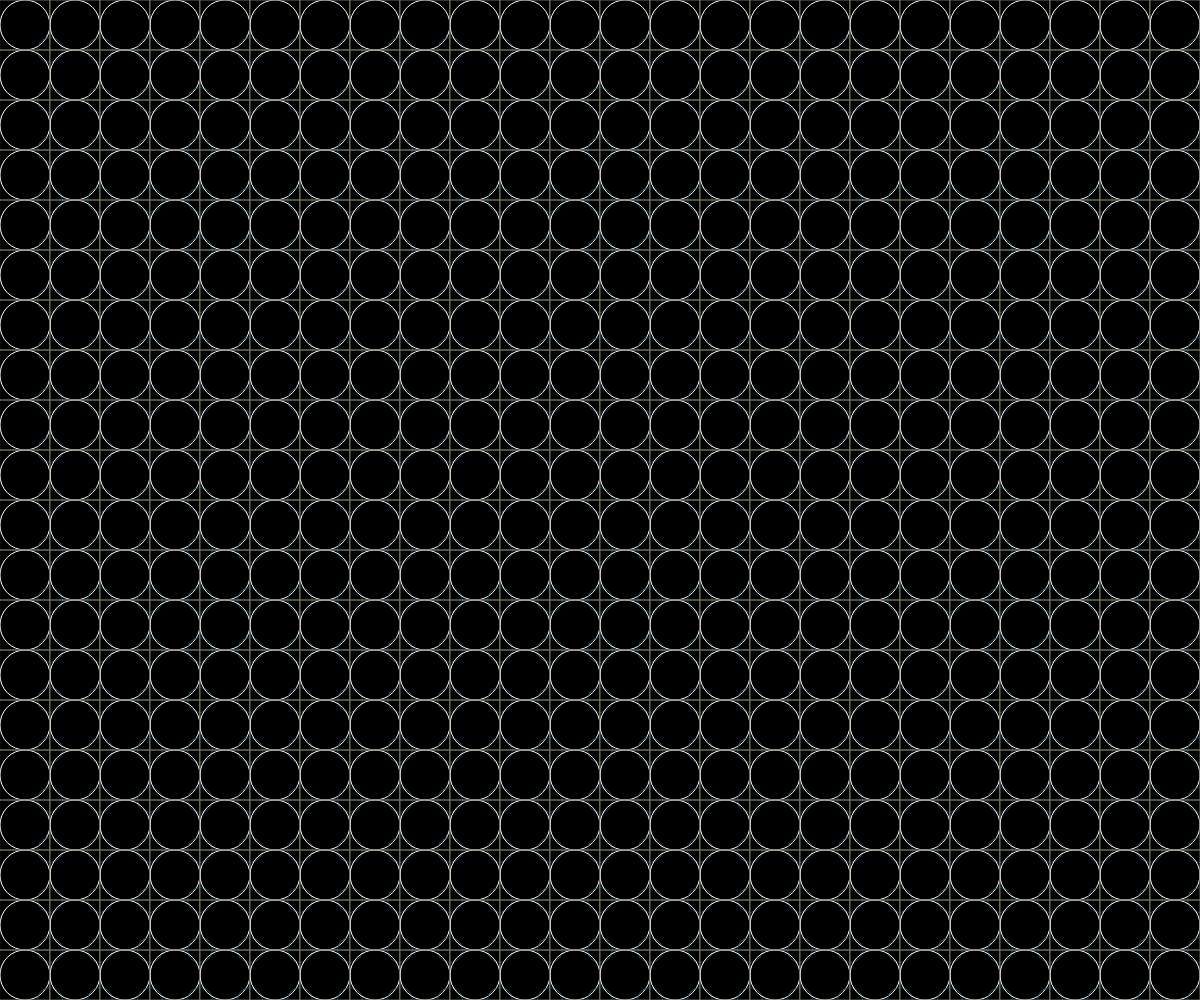
Frame 1 (no input)
Frame 60 (no input): identical to frame 1, image omitted
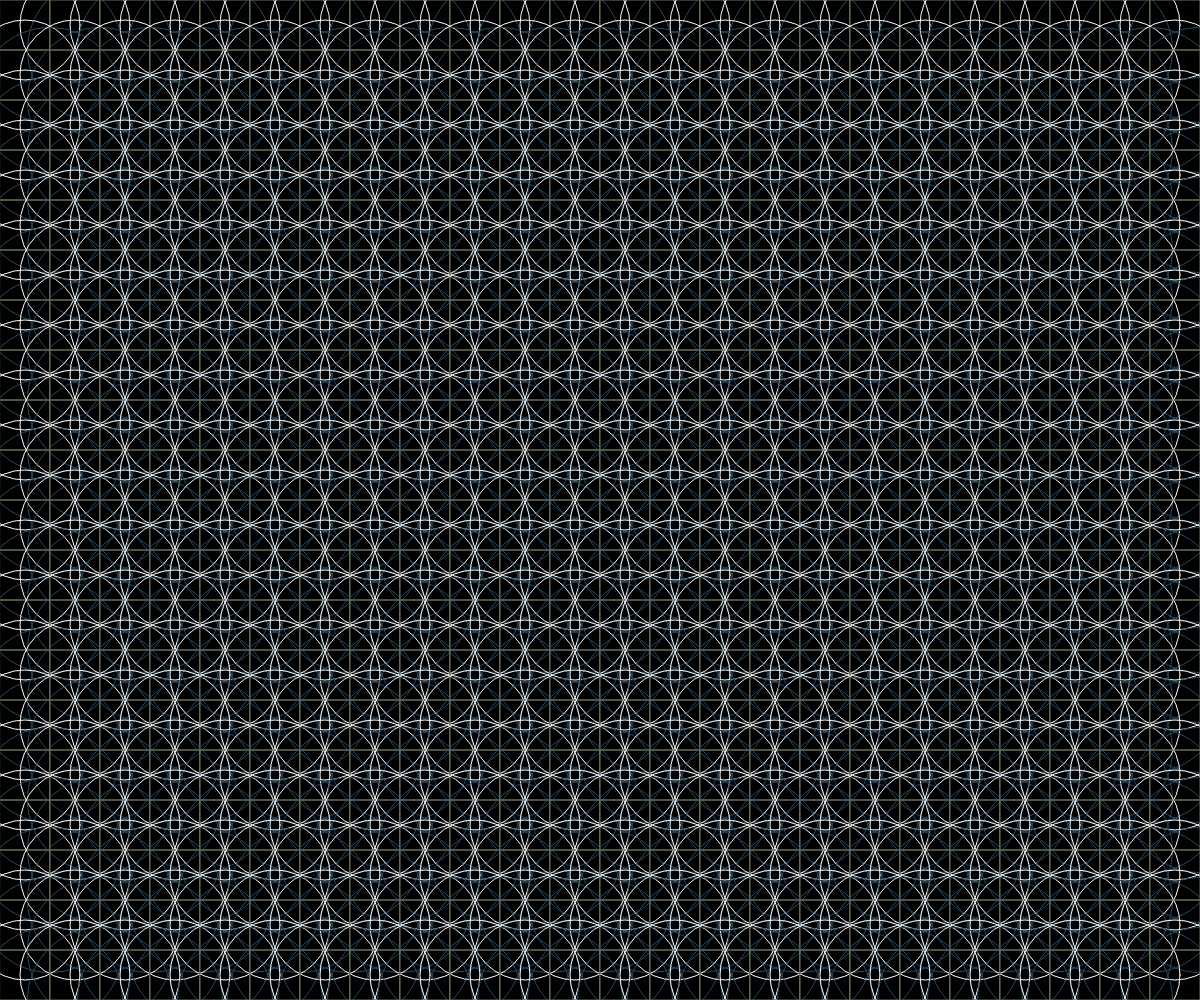
Frame 120 (the mouse pressed at the canvas centre since frame 60)

The p5.js sketch that drew these frames (run headless with seeded random() and noise() and a simulated clock; from frame 60 on, the mouse is pressed at the canvas centre):

// p5.js sketch
// ── sketch.js
function setup() {
  createCanvas(windowWidth, windowHeight);
}

function draw(){
    background(0); //背景黑色
    noFill() //不要充滿顏色
    stroke(255) //框線顏色(255為白色)
    noFill() //不要充滿顏色
    rectMode(CENTER) //以方框中心點為坐標點
    for(var j=0;j<(height/50);j++) {
      for(var i=0;i<(width/50);i=i+1) //i++ ==>i=i+1
    {
      ellipse(25+(i*50),25+(j*50),50+mouseX/10) //在座標(25.25)畫一個直徑50圓
      stroke("#6b705c")
      rect(25+(i*50),25+(j*50),50) //方框座標
      stroke("#284b63")
      ellipse(50+(i*50),50+(j*50),25+mouseX/5)
      stroke(255)
    }

  }
}
